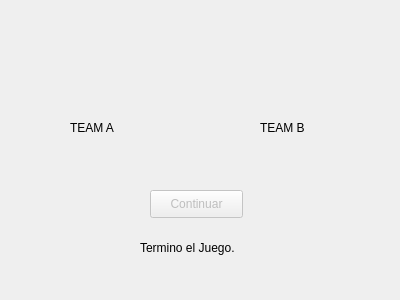
<?xml version="1.0" encoding="UTF-8"?>
<ui version="4.0">
 <class>play</class>
 <widget class="QDialog" name="play">
  <property name="enabled">
   <bool>true</bool>
  </property>
  <property name="geometry">
   <rect>
    <x>0</x>
    <y>0</y>
    <width>400</width>
    <height>300</height>
   </rect>
  </property>
  <property name="windowTitle">
   <string>Dialog</string>
  </property>
  <widget class="QLabel" name="label">
   <property name="geometry">
    <rect>
     <x>70</x>
     <y>120</y>
     <width>61</width>
     <height>16</height>
    </rect>
   </property>
   <property name="text">
    <string>TEAM A</string>
   </property>
  </widget>
  <widget class="QLabel" name="label_2">
   <property name="geometry">
    <rect>
     <x>260</x>
     <y>120</y>
     <width>55</width>
     <height>16</height>
    </rect>
   </property>
   <property name="text">
    <string>TEAM B</string>
   </property>
  </widget>
  <widget class="QLabel" name="label_3">
   <property name="geometry">
    <rect>
     <x>170</x>
     <y>40</y>
     <width>61</width>
     <height>31</height>
    </rect>
   </property>
   <property name="font">
    <font>
     <family>MS Serif</family>
     <pointsize>26</pointsize>
     <weight>75</weight>
     <bold>true</bold>
    </font>
   </property>
   <property name="text">
    <string/>
   </property>
  </widget>
  <widget class="QPushButton" name="pushButton">
   <property name="enabled">
    <bool>false</bool>
   </property>
   <property name="geometry">
    <rect>
     <x>150</x>
     <y>190</y>
     <width>93</width>
     <height>28</height>
    </rect>
   </property>
   <property name="text">
    <string>Continuar</string>
   </property>
  </widget>
  <widget class="QLabel" name="label_4">
   <property name="enabled">
    <bool>true</bool>
   </property>
   <property name="geometry">
    <rect>
     <x>140</x>
     <y>240</y>
     <width>111</width>
     <height>16</height>
    </rect>
   </property>
   <property name="text">
    <string>Termino el Juego.</string>
   </property>
  </widget>
 </widget>
 <resources/>
 <connections/>
</ui>
